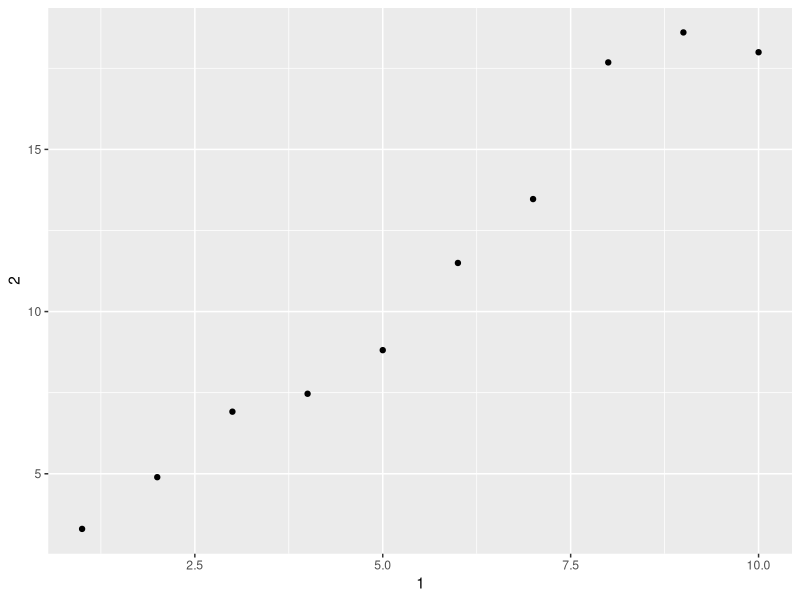

Write the R code that produced this figure.
## ---- chunk 1
# load in required package
library(tidyverse)
## ---- chunk 2
# an object is a data frame
head(mtcars)

# an object is a tibble
as.tibble(mtcars)

## ---- chunk 3
# operate on a data.frame
df <- data.frame(abc = 1, xyz = "a")
df$x
df[, "xyz"]
df[, c("abc", "xyz")]
## ---- chunk 4
# operate on a 'tibble'
tb <- tibble(abc=1,xyz='a')
tb$x # this would generate a warning message since the column named 'x' doen't exist
tb[['xyz']]
tb %>% select('abc','xyz')
## ---- chunk 5
annoying <- tibble(
  `1` = 1:10,
  `2` = `1` * 2 + rnorm(length(`1`))
)
## ---- chunk 6
annoying$`1`
## ---- chunk 7
ggplot(annoying, aes(x = `1`, y = `2`)) + geom_point()
## ---- chunk 8
annoying <- annoying %>% add_column(`3`=annoying$`2`/annoying$`1`)
annoying
## ---- chunk 9
annoying <- annoying %>% rename('one'=`1`,'two'=`2`,'three'=`3`)
annoying
